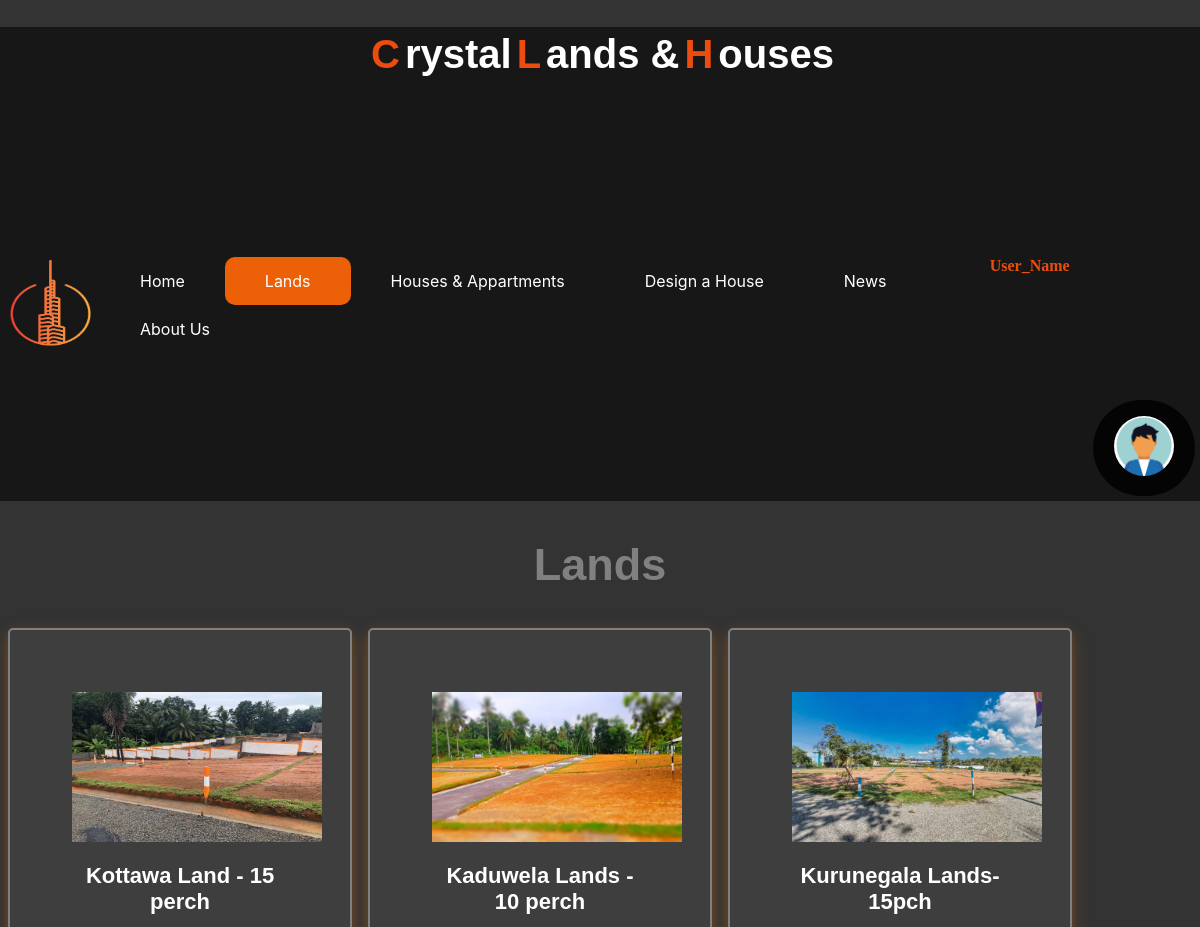
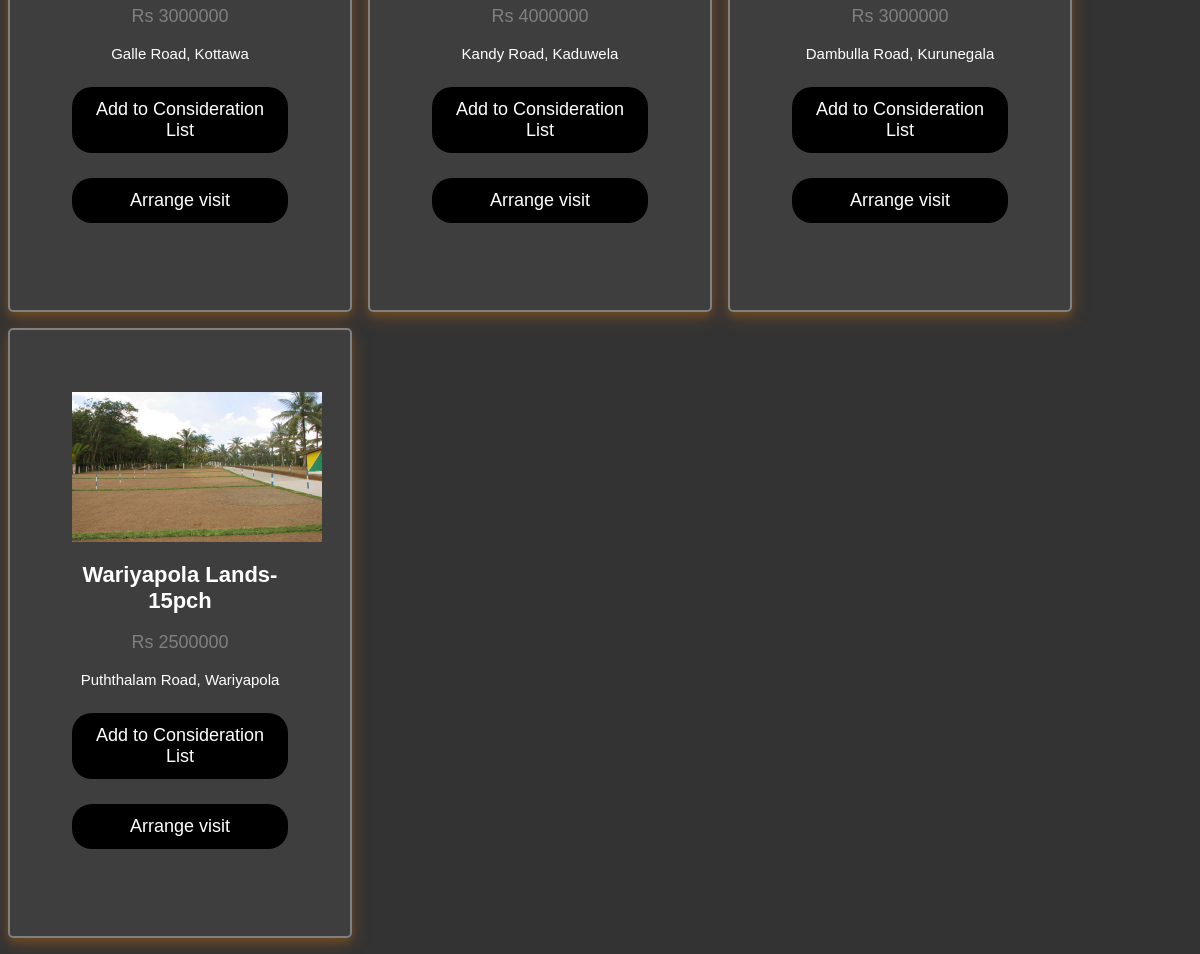
/Land.php, run on the app's committed database (2 pictures, top to bottom).
### tables this page shows
CREATE TABLE `lands_houses_apartments` (
  `p_ID` varchar(5) DEFAULT NULL,
  `prType` varchar(15) DEFAULT NULL,
  `prName` char(50) DEFAULT NULL,
  `location` text DEFAULT NULL,
  `price` float DEFAULT NULL,
  `m_ID` varchar(5) DEFAULT NULL,
  `listedDate` date DEFAULT NULL,
  `image` varchar(255) NOT NULL
);

### Land.php (the view, shortened to what this page needs)
<!DOCTYPE html>
<html>
<head>
    <link rel="stylesheet" type="text/css" href="css/DH.css">
    <link rel="stylesheet" href="https://cdnjs.cloudflare.com/ajax/libs/font-awesome/4.7.0/css/font-awesome.min.css">
    <link rel="stylesheet" href="css/profiles.css">
    <link rel="stylesheet" href="css/horizontal scroll.css">
	<link rel="stylesheet" href="css/drop.css">
</head>
<body>
<header>
<div class=bg>
<div class=head>
   <h1><span class="title">C</span>rystal <span class="title">L</span>ands & <span class="title">H</span>ouses</h1>
    <div class="container1">
        <div class="log">
            <span>
        <img  src="images/logo8.png" class="love">
            </span>
        </div>
    <ul>
        <li><a href="Home.html">Home</a></li>
        <li><a class = "active1" href="land.php">Lands</a></li>
        <li><a href="Land.php">Houses & Appartments</a></li>
        <li><a href="Design a house.php">Design a House</a></li>
        <li><a href="#about">News</a></li>
        <li><a href="#about">About Us</a></li>
    </ul>
      <span>
      <span>
      <a class="reg" >User_Name</a>
    </span>
      <div class="dropdown" style="float:right;">
        <button class="dropbtn"> <span>
            <img class="user" src="images/av.jpeg">
           </span></button>
      </div>
    </div>
</div>
<div class = "heading">
	<h2 class = "title">Lands</h2>
</div>
</body>
</html>
<?php
	require 'config.php';
	$sql= "SELECT * FROM lands_houses_apartments WHERE prType LIKE 'land'";
	if($result=$conn->query($sql))
	{
		if($result->num_rows > 0)
		{
			while($row = $result->fetch_assoc())
			{
				echo("<div class = 'column'>");
				echo("<div class='card'>");
				?>
				<img src ='<?php echo 'images/'. $row['image']; ?>' width ='250' height = '150'>
				<?php
				$id = $row["p_ID"];
				echo ("<h1 style = 'font-size: 22px'>".$row['prName']."</h1>");
				echo ("<p class='price'>Rs ".$row['price']. "</p>");
				echo ("<p style = 'color: white; font-size: 15px'>" . $row['location'] . "</p>");
				echo ("<p><a href='considerationList.php?id=$id'><button>Add to Consideration List</button></a></p>");
				echo ("<p><button>Arrange visit</button></p>");
				echo ("</div>");
				echo ("</div>");
			}
		}
		else{
			echo "no results";
		}
	}
	else
	{
		echo "Error:". $conn->error;
	}
?>

### css/DH.css (style rules this page uses)
body { margin: 0; padding: 0; height:100%; width: 100%; }
ul { list-style-type: none; margin: 0; padding: 0; overflow: hidden; list-style-type: none; display: inline; }
li { float: left; }
li a { display: block; color: white; text-align: center; padding: 14px 40px; text-decoration: none; border-radius: 10px; }
.active1 { background-color: rgba(236, 96, 7); }
html { background: linear-gradient( 115deg, #000000cc, #000000cc ),url('../images/bg002.jpg') no-repeat center center fixed; -webkit-background-size: cover; -moz-background-size: cover; -o-background-size: cover; background-size: cover; }
img.user { width: 60px; height: 60px; border-radius: 50%; display: inline-block; padding: -100%; }
img.love { width: 90px; height: 90px; }
h1 { display: inline-block; color: white; display: flex; align-items: center; justify-content: center; font-family:'Gill Sans', 'Gill Sans MT', Calibri, 'Trebuchet MS', sans-serif; font-size: 40px; }
h2 { display: inline-block; color: white; align-items: left; justify-content: left; font-family:'Gill Sans', 'Gill Sans MT', Calibri, 'Trebuchet MS', sans-serif; }
.container1 { display:flex; justify-content:space-between; align-items:center; width: auto; }
a.reg { color: rgb(236, 76, 13); font-family: 'kushan'; font-weight: bolder; padding: 70%; float: right; }
span.title { color: rgb(236, 76, 13); }
p { text-align: center; }
span { display: inline; margin: 5px; font-family:Barlow+Semi+Condensed; }
a { text-decoration: none; font-family: -apple-system, BlinkMacSystemFont, 'Segoe UI', Roboto, Oxygen, Ubuntu, Cantarell, 'Open Sans', 'Helvetica Neue', sans-serif; display: inline; color: rgb(236, 76, 13); }
div.head { height: auto; width: 100%; background: rgba(0, 0, 0, 0.541); }
header { position:sticky; width: 100%; top: 0; left: 0; }

### css/profiles.css (style rules this page uses)
.column { float: left; width: 30%; margin-bottom: 16px; padding: 0 8px; }
.card { box-shadow: 0 4px 8px 0 rgba(0, 0, 0, 0.2); border: 2px solid gray; border-radius: 5px; background-color: rgb(75, 75, 75, 0.5); box-shadow: 0 4px 8px 0 rgba(245, 131, 0, 0.2), 0 6px 20px 0 rgba(245, 131, 0, 0.19); }
.title { color: grey; }

### css/drop.css (style rules this page uses)
.dropbtn { background-color: #000000cc; color: white; padding: 16px; font-size: 16px; border: none; cursor: pointer; border-radius: 100px; }
.dropdown { position: relative; display: inline-block; }

### Land.php (style rules this page uses)
* { box-sizing: border-box; }
.card { padding: 62px; text-align: center; font-family: arial; font-size: 25px; background-color: rgba(0,0,0,0.5); }
.column { float: left; width: 25% padding: 0 10px; }
.price { color: grey; font-size: 18px; }
.card button { border: none; outline: 0; padding: 12px; color: white; background-color: #000; text-align: center; cursor: pointer; width: 100%; font-size: 18px; border-radius: 20px; }
.heading { text-align: center; font-size: 30px; }

### data on the page
lands_houses_apartments: image (picture), prName "Kottawa Land - 15 perch", price "3000000", location "Galle Road, Kottawa"
lands_houses_apartments: image (picture), prName "Kaduwela Lands - 10 perch", price "4000000", location "Kandy Road, Kaduwela"
lands_houses_apartments: image (picture), prName "Kurunegala Lands- 15pch", price "3000000", location "Dambulla Road, Kurunegala"
lands_houses_apartments: image (picture), prName "Wariyapola Lands- 15pch", price "2500000", location "Puththalam Road, Wariyapola"
